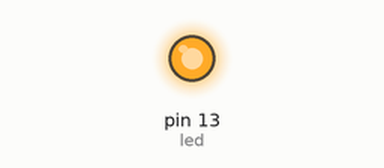
This sketch was run on a simulated Arduino Uno, built with avr-gcc and run on an emulated ATmega328P. Parts: output pins drawn as LEDs (lit = HIGH).

Above: at 0.5 s.
At 3.82 s:
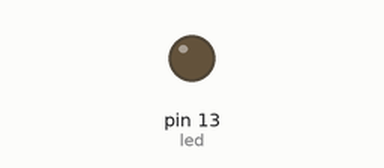
Timing chart, 0 to 4.5 s (numbered marks = the images above):
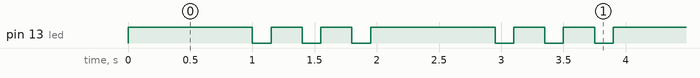

The sketch:

corazon_1.ino
```cpp
const int led=13;

void setup() {

  pinMode(led, OUTPUT);
}


void loop() {
  digitalWrite(led, HIGH);
  delay(1000);
  digitalWrite(led, LOW);
  delay(150);
  digitalWrite(led, HIGH);
  delay(250);
  digitalWrite(led, LOW);
  delay(150);
  digitalWrite(led, HIGH);
  delay(250);
  digitalWrite(led, LOW);
  delay(150);
}
```

Measured:
- by itself, pin 13 (led): repeats every 2.0 s: 2 × (LOW 0.15 s, HIGH 0.25 s), LOW 0.15 s, HIGH 1.0 s
- by itself, everything shown: repeats every 2.0 s, in 6 steps
